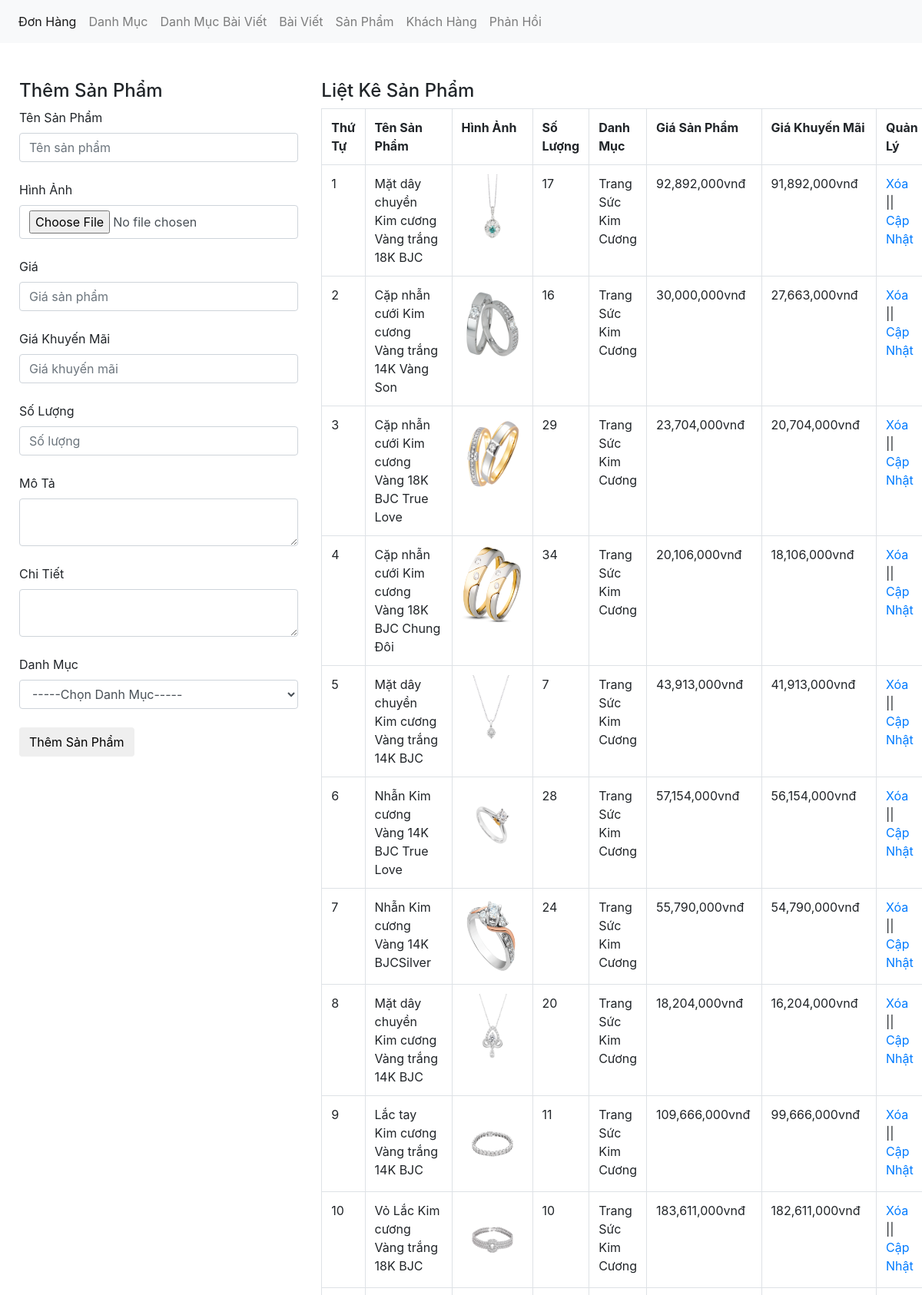
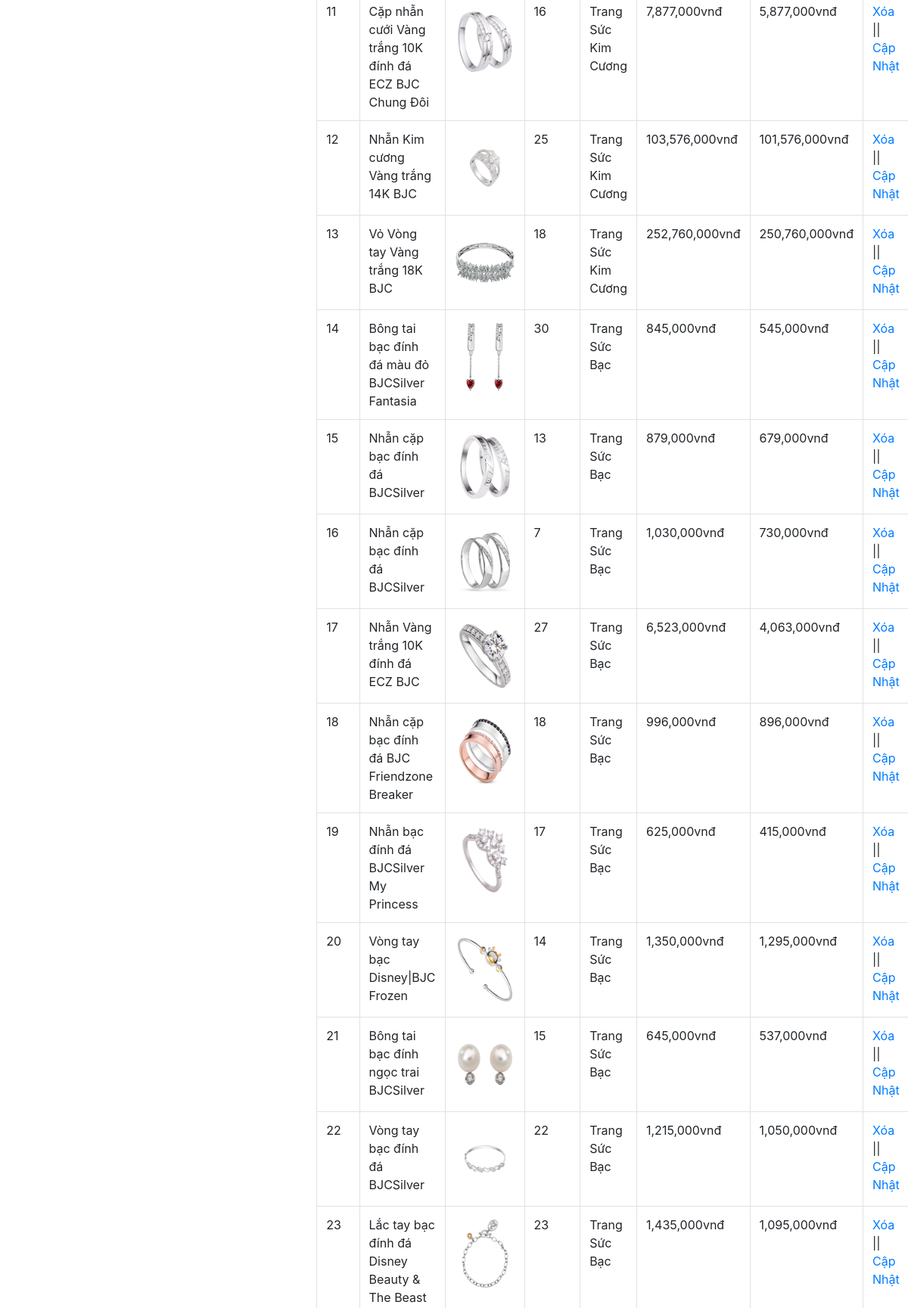
Screenshot of /admin/xulysanpham.php (upper part) with the database file from the repository (2 pictures, top to bottom).
### tables this page shows
CREATE TABLE `tbl_sanpham` (
  `sanpham_id` int(11) NOT NULL,
  `category_id` int(11) NOT NULL,
  `sanpham_name` varchar(255) NOT NULL,
  `sanpham_chitiet` text NOT NULL,
  `sanpham_mota` text NOT NULL,
  `sanpham_gia` varchar(100) DEFAULT NULL,
  `sanpham_giakhuyenmai` varchar(100) NOT NULL,
  `sanpham_hot` int(11) NOT NULL,
  `sanpham_soluong` int(11) NOT NULL,
  `sanpham_image` varchar(50) NOT NULL
);

CREATE TABLE `tbl_category` (
  `category_id` int(11) NOT NULL,
  `category_name` varchar(100) NOT NULL
);

### admin/xulysanpham.php (the view, shortened to what this page needs)
<?php
	include('../db/connect.php');
?>
<!DOCTYPE html>
<html lang="en">
<head>
	<link href="../css/bootstrap.css" rel="stylesheet" type="text/css" media="all" />
</head>
<body>
	<nav class="navbar navbar-expand-lg navbar-light bg-light">
	  <div class="collapse navbar-collapse" id="navbarNav">
	    <ul class="navbar-nav">
	      <li class="nav-item active">
	        <a class="nav-link" href="xulydonhang.php">Đơn Hàng <span class="sr-only">(current)</span></a>
	      </li>
	      <li class="nav-item">
	        <a class="nav-link" href="xulydanhmuc.php">Danh Mục</a>
	      </li>
	       <li class="nav-item">
	        <a class="nav-link" href="xulydanhmucbaiviet.php">Danh Mục Bài Viết</a>
	      </li>
	         <li class="nav-item">
	        <a class="nav-link" href="xulybaiviet.php">Bài Viết</a>
	      </li>
	      <li class="nav-item">
	        <a class="nav-link" href="xulysanpham.php">Sản Phẩm</a>
	      </li>
	       <li class="nav-item">
	        <a class="nav-link" href="xulykhachhang.php">Khách Hàng</a>
	      </li>
		  <li class="nav-item">
	         <a class="nav-link" href="xulylienhe.php">Phản Hồi</a>
	      </li>
	    </ul>
	  </div>
	</nav><br><br>
	<div class="container">
		<div class="row">
		<?php
			if(isset($_GET['quanly'])=='capnhat'){
				$id_capnhat = $_GET['capnhat_id'];
				$sql_capnhat = mysqli_query($con,"SELECT * FROM tbl_sanpham WHERE sanpham_id='$id_capnhat'");
				$row_capnhat = mysqli_fetch_array($sql_capnhat);
				$id_category_1 = $row_capnhat['category_id'];
				?>
				<div class="col-md-4">
				<h4>Cập Nhật Sản Phẩm</h4>
				<form action="" method="POST" enctype="multipart/form-data">
					<label>Tên Sản Phẩm</label>
					<input type="text" class="form-control" name="tensanpham" value="<?php echo $row_capnhat['sanpham_name'] ?>"><br>
					<input type="hidden" class="form-control" name="id_update" value="<?php echo $row_capnhat['sanpham_id'] ?>">
					<label>Hình Ảnh</label>
					<input type="file" class="form-control" name="hinhanh"><br>
					<img src="../uploads/<?php echo $row_capnhat['sanpham_image'] ?>" height="80" width="80"><br>
					<label>Giá</label>
					<input type="text" class="form-control" name="giasanpham" value="<?php echo $row_capnhat['sanpham_gia'] ?>"><br>
					<label>Giá Khuyến Mãi</label>
					<input type="text" class="form-control" name="giakhuyenmai" value="<?php echo $row_capnhat['sanpham_giakhuyenmai'] ?>"><br>
					<label>Số Lượng</label>
					<input type="text" class="form-control" name="soluong" value="<?php echo $row_capnhat['sanpham_soluong'] ?>"><br>
					<label>Mô Tả</label>
					<textarea class="form-control" rows="10" name="mota"><?php echo $row_capnhat['sanpham_mota'] ?></textarea><br>
					<label>Chi Tiết</label>
					<textarea class="form-control" rows="10" name="chitiet"><?php echo $row_capnhat['sanpham_chitiet'] ?></textarea><br>
					<label>Danh Mục</label>
					<?php
					$sql_danhmuc = mysqli_query($con,"SELECT * FROM tbl_category ORDER BY category_id DESC");
					?>
					<select name="danhmuc" class="form-control">
						<option value="0">-----Chọn Danh Mục-----</option>
						<?php
						while($row_danhmuc = mysqli_fetch_array($sql_danhmuc)){
							if($id_category_1==$row_danhmuc['category_id']){
						?>
						<option selected value="<?php echo $row_danhmuc['category_id'] ?>"><?php echo $row_danhmuc['category_name'] ?></option>
						<?php
							}else{
						?>
						<option value="<?php echo $row_danhmuc['category_id'] ?>"><?php echo $row_danhmuc['category_name'] ?></option>
						<?php
							}
						}
						?>
					</select><br>
					<input type="submit" name="capnhatsanpham" value="Cập nhật sản phẩm" class="btn btn-default">
				</form>
				</div>
			<?php
			}else{
				?>
				<div class="col-md-4">
				<h4>Thêm Sản Phẩm</h4>
				<form action="" method="POST" enctype="multipart/form-data">
					<label>Tên Sản Phẩm</label>
					<input type="text" class="form-control" name="tensanpham" placeholder="Tên sản phẩm"><br>
					<label>Hình Ảnh</label>
					<input type="file" class="form-control" name="hinhanh"><br>
					<label>Giá</label>
					<input type="text" class="form-control" name="giasanpham" placeholder="Giá sản phẩm"><br>
					<label>Giá Khuyến Mãi</label>
					<input type="text" class="form-control" name="giakhuyenmai" placeholder="Giá khuyến mãi"><br>
					<label>Số Lượng</label>
					<input type="text" class="form-control" name="soluong" placeholder="Số lượng"><br>
					<label>Mô Tả</label>
					<textarea class="form-control" name="mota"></textarea><br>
					<label>Chi Tiết</label>
					<textarea class="form-control" name="chitiet"></textarea><br>
					<label>Danh Mục</label>
					<select name="danhmuc" class="form-control">
						<option value="0">-----Chọn Danh Mục-----</option>
					</select><br>
					<input type="submit" name="themsanpham" value="Thêm Sản Phẩm" class="btn btn-default">
				</form>
				</div>
				<?php
			}
				?>
			<div class="col-md-8">
				<h4>Liệt Kê Sản Phẩm</h4>
				<?php
				$sql_select_sp = mysqli_query($con,"SELECT * FROM tbl_sanpham,tbl_category WHERE tbl_sanpham.category_id=tbl_category.category_id ORDER BY tbl_sanpham.sanpham_id DESC");
				?>
				<table class="table table-bordered ">
					<tr>
						<th>Thứ Tự</th>
						<th>Tên Sản Phẩm</th>
						<th>Hình Ảnh</th>
						<th>Số Lượng</th>
						<th>Danh Mục</th>
						<th>Giá Sản Phẩm</th>
						<th>Giá Khuyến Mãi</th>
						<th>Quản Lý</th>
					</tr>
					<?php
					$i = 0;
					while($row_sp = mysqli_fetch_array($sql_select_sp)){
						$i++;
					?>
					<tr>
						<td><?php echo $i ?></td>
						<td><?php echo $row_sp['sanpham_name'] ?></td>
						<td><img src="../uploads/<?php echo $row_sp['sanpham_image'] ?>" height="100" width="80"></td>
						<td><?php echo $row_sp['sanpham_soluong'] ?></td>
						<td><?php echo $row_sp['category_name'] ?></td>
						<td><?php echo number_format($row_sp['sanpham_gia']).'vnđ' ?></td>
						<td><?php echo number_format($row_sp['sanpham_giakhuyenmai']).'vnđ' ?></td>
						<td><a href="?xoa=<?php echo $row_sp['sanpham_id'] ?>">Xóa</a> || <a href="xulysanpham.php?quanly=capnhat&capnhat_id=<?php echo $row_sp['sanpham_id'] ?>">Cập Nhật</a></td>
					</tr>
				<?php
					}
					?>
				</table>
			</div>
		</div>
	</div>
</body>
</html>

### rows the page displays
tbl_sanpham: sanpham_name "Mặt dây chuyền Kim cương Vàng trắng 18K BJC", sanpham_image (picture), sanpham_soluong "17", category.category_name "Trang Sức Kim Cương", sanpham_gia "92,892,000", sanpham_giakhuyenmai "91,892,000"
tbl_sanpham: sanpham_name "Cặp nhẫn cưới Kim cương Vàng trắng 14K Vàng Son", sanpham_image (picture), sanpham_soluong "16", category.category_name "Trang Sức Kim Cương", sanpham_gia "30,000,000", sanpham_giakhuyenmai "27,663,000"
tbl_sanpham: sanpham_name "Cặp nhẫn cưới Kim cương Vàng 18K BJC True Love", sanpham_image (picture), sanpham_soluong "29", category.category_name "Trang Sức Kim Cương", sanpham_gia "23,704,000", sanpham_giakhuyenmai "20,704,000"
tbl_sanpham: sanpham_name "Cặp nhẫn cưới Kim cương Vàng 18K BJC Chung Đôi", sanpham_image (picture), sanpham_soluong "34", category.category_name "Trang Sức Kim Cương", sanpham_gia "20,106,000", sanpham_giakhuyenmai "18,106,000"
tbl_sanpham: sanpham_name "Mặt dây chuyền Kim cương Vàng trắng 14K BJC", sanpham_image (picture), sanpham_soluong "7", category.category_name "Trang Sức Kim Cương", sanpham_gia "43,913,000", sanpham_giakhuyenmai "41,913,000"
tbl_sanpham: sanpham_name "Nhẫn Kim cương Vàng 14K BJC True Love", sanpham_image (picture), sanpham_soluong "28", category.category_name "Trang Sức Kim Cương", sanpham_gia "57,154,000", sanpham_giakhuyenmai "56,154,000"
tbl_sanpham: sanpham_name "Nhẫn Kim cương Vàng 14K BJCSilver", sanpham_image (picture), sanpham_soluong "24", category.category_name "Trang Sức Kim Cương", sanpham_gia "55,790,000", sanpham_giakhuyenmai "54,790,000"
tbl_sanpham: sanpham_name "Mặt dây chuyền Kim cương Vàng trắng 14K BJC", sanpham_image (picture), sanpham_soluong "20", category.category_name "Trang Sức Kim Cương", sanpham_gia "18,204,000", sanpham_giakhuyenmai "16,204,000"
tbl_sanpham: sanpham_name "Lắc tay Kim cương Vàng trắng 14K BJC", sanpham_image (picture), sanpham_soluong "11", category.category_name "Trang Sức Kim Cương", sanpham_gia "109,666,000", sanpham_giakhuyenmai "99,666,000"
tbl_sanpham: sanpham_name "Vỏ Lắc Kim cương Vàng trắng 18K BJC", sanpham_image (picture), sanpham_soluong "10", category.category_name "Trang Sức Kim Cương", sanpham_gia "183,611,000", sanpham_giakhuyenmai "182,611,000"
tbl_sanpham: sanpham_name "Cặp nhẫn cưới Vàng trắng 10K đính đá ECZ BJC Chung Đôi", sanpham_image (picture), sanpham_soluong "16", category.category_name "Trang Sức Kim Cương", sanpham_gia "7,877,000", sanpham_giakhuyenmai "5,877,000"
tbl_sanpham: sanpham_name "Nhẫn Kim cương Vàng trắng 14K BJC", sanpham_image (picture), sanpham_soluong "25", category.category_name "Trang Sức Kim Cương", sanpham_gia "103,576,000", sanpham_giakhuyenmai "101,576,000"
tbl_sanpham: sanpham_name "Vỏ Vòng tay Vàng trắng 18K BJC", sanpham_image (picture), sanpham_soluong "18", category.category_name "Trang Sức Kim Cương", sanpham_gia "252,760,000", sanpham_giakhuyenmai "250,760,000"
tbl_sanpham: sanpham_name "Bông tai bạc đính đá màu đỏ BJCSilver Fantasia", sanpham_image (picture), sanpham_soluong "30", category.category_name "Trang Sức Bạc", sanpham_gia "845,000", sanpham_giakhuyenmai "545,000"
tbl_sanpham: sanpham_name "Nhẫn cặp bạc đính đá BJCSilver", sanpham_image (picture), sanpham_soluong "13", category.category_name "Trang Sức Bạc", sanpham_gia "879,000", sanpham_giakhuyenmai "679,000"
tbl_sanpham: sanpham_name "Nhẫn cặp bạc đính đá BJCSilver", sanpham_image (picture), sanpham_soluong "7", category.category_name "Trang Sức Bạc", sanpham_gia "1,030,000", sanpham_giakhuyenmai "730,000"
tbl_sanpham: sanpham_name "Nhẫn Vàng trắng 10K đính đá ECZ BJC", sanpham_image (picture), sanpham_soluong "27", category.category_name "Trang Sức Bạc", sanpham_gia "6,523,000", sanpham_giakhuyenmai "4,063,000"
tbl_sanpham: sanpham_name "Nhẫn cặp bạc đính đá BJC Friendzone Breaker", sanpham_image (picture), sanpham_soluong "18", category.category_name "Trang Sức Bạc", sanpham_gia "996,000", sanpham_giakhuyenmai "896,000"
tbl_sanpham: sanpham_name "Nhẫn bạc đính đá BJCSilver My Princess", sanpham_image (picture), sanpham_soluong "17", category.category_name "Trang Sức Bạc", sanpham_gia "625,000", sanpham_giakhuyenmai "415,000"
tbl_sanpham: sanpham_name "Vòng tay bạc Disney|BJC Frozen", sanpham_image (picture), sanpham_soluong "14", category.category_name "Trang Sức Bạc", sanpham_gia "1,350,000", sanpham_giakhuyenmai "1,295,000"
tbl_sanpham: sanpham_name "Bông tai bạc đính ngọc trai BJCSilver", sanpham_image (picture), sanpham_soluong "15", category.category_name "Trang Sức Bạc", sanpham_gia "645,000", sanpham_giakhuyenmai "537,000"
tbl_sanpham: sanpham_name "Vòng tay bạc đính đá BJCSilver", sanpham_image (picture), sanpham_soluong "22", category.category_name "Trang Sức Bạc", sanpham_gia "1,215,000", sanpham_giakhuyenmai "1,050,000"
tbl_sanpham: sanpham_name "Lắc tay bạc đính đá Disney Beauty & The Beast", sanpham_image (picture), sanpham_soluong "23", category.category_name "Trang Sức Bạc", sanpham_gia "1,435,000", sanpham_giakhuyenmai "1,095,000"
